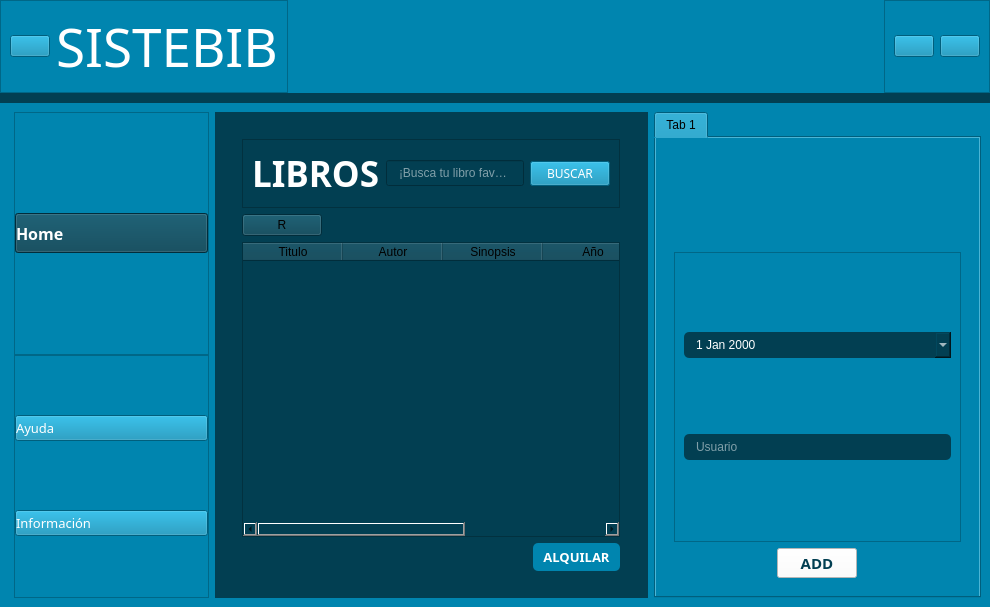
<?xml version='1.0' encoding='utf-8'?>
<ui version="4.0">
 <class>MainWindow</class>
 <widget class="QMainWindow" name="MainWindow">
  <property name="geometry">
   <rect>
    <x>0</x>
    <y>0</y>
    <width>990</width>
    <height>597</height>
   </rect>
  </property>
  <property name="windowTitle">
   <string>MainWindow</string>
  </property>
  <property name="styleSheet">
   <string notr="true" />
  </property>
  <widget class="QWidget" name="centralwidget">
   <property name="styleSheet">
    <string notr="true">background-color: rgb(2, 63, 82);
</string>
   </property>
   <layout class="QVBoxLayout" name="verticalLayout">
    <property name="spacing">
     <number>10</number>
    </property>
    <property name="leftMargin">
     <number>0</number>
    </property>
    <property name="topMargin">
     <number>0</number>
    </property>
    <property name="rightMargin">
     <number>0</number>
    </property>
    <property name="bottomMargin">
     <number>0</number>
    </property>
    <item alignment="Qt::AlignTop">
     <widget class="QWidget" name="header" native="true">
      <property name="styleSheet">
       <string notr="true">	background-color: rgb(0, 133, 175);</string>
      </property>
      <layout class="QHBoxLayout" name="horizontalLayout">
       <property name="spacing">
        <number>0</number>
       </property>
       <property name="leftMargin">
        <number>0</number>
       </property>
       <property name="topMargin">
        <number>0</number>
       </property>
       <property name="rightMargin">
        <number>0</number>
       </property>
       <property name="bottomMargin">
        <number>0</number>
       </property>
       <item alignment="Qt::AlignLeft">
        <widget class="QFrame" name="frameIzq">
         <property name="frameShape">
          <enum>QFrame::StyledPanel</enum>
         </property>
         <property name="frameShadow">
          <enum>QFrame::Raised</enum>
         </property>
         <layout class="QHBoxLayout" name="horizontalLayout_4">
          <item alignment="Qt::AlignLeft">
           <widget class="QPushButtonThemed" name="menubtn">
            <property name="cursor">
             <cursorShape>PointingHandCursor</cursorShape>
            </property>
            <property name="text">
             <string />
            </property>
            <property name="icon">
             <iconset>
              <normaloff>../../Qss/icons/Icons/feather/align-justify.png</normaloff>../../Qss/icons/Icons/feather/align-justify.png</iconset>
            </property>
            <property name="iconSize">
             <size>
              <width>40</width>
              <height>40</height>
             </size>
            </property>
           </widget>
          </item>
          <item>
           <widget class="QLabelThemed" name="label">
            <property name="font">
             <font>
              <family>Century Gothic</family>
              <pointsize>40</pointsize>
              <bold>false</bold>
             </font>
            </property>
            <property name="styleSheet">
             <string notr="true">color: rgb(255, 255, 255);</string>
            </property>
            <property name="text">
             <string>SISTEBIB</string>
            </property>
           </widget>
          </item>
         </layout>
        </widget>
       </item>
       <item alignment="Qt::AlignRight">
        <widget class="QFrame" name="frameDer">
         <property name="frameShape">
          <enum>QFrame::StyledPanel</enum>
         </property>
         <property name="frameShadow">
          <enum>QFrame::Raised</enum>
         </property>
         <layout class="QHBoxLayout" name="horizontalLayout_3">
          <item>
           <widget class="QPushButtonThemed" name="Settings">
            <property name="cursor">
             <cursorShape>PointingHandCursor</cursorShape>
            </property>
            <property name="text">
             <string />
            </property>
            <property name="icon">
             <iconset>
              <normaloff>../../Qss/icons/Icons/feather/settings.png</normaloff>../../Qss/icons/Icons/feather/settings.png</iconset>
            </property>
            <property name="iconSize">
             <size>
              <width>40</width>
              <height>40</height>
             </size>
            </property>
           </widget>
          </item>
          <item>
           <widget class="QPushButtonThemed" name="User">
            <property name="cursor">
             <cursorShape>PointingHandCursor</cursorShape>
            </property>
            <property name="text">
             <string />
            </property>
            <property name="icon">
             <iconset>
              <normaloff>../../Qss/icons/Icons/feather/user.png</normaloff>../../Qss/icons/Icons/feather/user.png</iconset>
            </property>
            <property name="iconSize">
             <size>
              <width>40</width>
              <height>40</height>
             </size>
            </property>
           </widget>
          </item>
         </layout>
        </widget>
       </item>
      </layout>
     </widget>
    </item>
    <item>
     <widget class="QWidget" name="mainBody" native="true">
      <property name="sizePolicy">
       <sizepolicy hsizetype="Preferred" vsizetype="Expanding">
        <horstretch>0</horstretch>
        <verstretch>0</verstretch>
       </sizepolicy>
      </property>
      <property name="minimumSize">
       <size>
        <width>990</width>
        <height>504</height>
       </size>
      </property>
      <property name="styleSheet">
       <string notr="true">	background-color: rgb(0, 133, 175);</string>
      </property>
      <layout class="QHBoxLayout" name="horizontalLayout_2">
       <item>
        <widget class="QCustomSlideMenu" name="MenuIzq" native="true">
         <property name="minimumSize">
          <size>
           <width>200</width>
           <height>0</height>
          </size>
         </property>
         <property name="maximumSize">
          <size>
           <width>0</width>
           <height>16777215</height>
          </size>
         </property>
         <layout class="QVBoxLayout" name="verticalLayout_3">
          <property name="spacing">
           <number>0</number>
          </property>
          <property name="leftMargin">
           <number>5</number>
          </property>
          <property name="topMargin">
           <number>0</number>
          </property>
          <property name="rightMargin">
           <number>0</number>
          </property>
          <property name="bottomMargin">
           <number>9</number>
          </property>
          <item>
           <widget class="QWidget" name="widget" native="true">
            <property name="minimumSize">
             <size>
              <width>195</width>
              <height>486</height>
             </size>
            </property>
            <layout class="QVBoxLayout" name="verticalLayout_4">
             <property name="spacing">
              <number>0</number>
             </property>
             <property name="leftMargin">
              <number>0</number>
             </property>
             <property name="topMargin">
              <number>0</number>
             </property>
             <property name="rightMargin">
              <number>0</number>
             </property>
             <property name="bottomMargin">
              <number>0</number>
             </property>
             <item>
              <widget class="QFrame" name="frame">
               <property name="frameShape">
                <enum>QFrame::StyledPanel</enum>
               </property>
               <property name="frameShadow">
                <enum>QFrame::Raised</enum>
               </property>
               <layout class="QVBoxLayout" name="verticalLayout_5">
                <property name="spacing">
                 <number>10</number>
                </property>
                <property name="leftMargin">
                 <number>0</number>
                </property>
                <property name="topMargin">
                 <number>0</number>
                </property>
                <property name="rightMargin">
                 <number>0</number>
                </property>
                <property name="bottomMargin">
                 <number>0</number>
                </property>
                <item>
                 <widget class="QPushButtonThemed" name="pushButton_2">
                  <property name="minimumSize">
                   <size>
                    <width>40</width>
                    <height>40</height>
                   </size>
                  </property>
                  <property name="font">
                   <font>
                    <family>Century Gothic</family>
                    <pointsize>12</pointsize>
                    <bold>true</bold>
                   </font>
                  </property>
                  <property name="styleSheet">
                   <string notr="true">text-align: left;
background-color: rgb(2, 63, 82);
color: rgb(255, 255, 255);
border-left-color: rgb(255, 255, 255);</string>
                  </property>
                  <property name="text">
                   <string>Home</string>
                  </property>
                  <property name="icon">
                   <iconset>
                    <normaloff>../Qss/icons/Icons/feather/home.png</normaloff>../Qss/icons/Icons/feather/home.png</iconset>
                  </property>
                  <property name="iconSize">
                   <size>
                    <width>40</width>
                    <height>40</height>
                   </size>
                  </property>
                 </widget>
                </item>
               </layout>
              </widget>
             </item>
             <item>
              <widget class="QFrame" name="frame_2">
               <property name="frameShape">
                <enum>QFrame::StyledPanel</enum>
               </property>
               <property name="frameShadow">
                <enum>QFrame::Raised</enum>
               </property>
               <layout class="QVBoxLayout" name="verticalLayout_6">
                <property name="spacing">
                 <number>10</number>
                </property>
                <property name="leftMargin">
                 <number>0</number>
                </property>
                <property name="topMargin">
                 <number>0</number>
                </property>
                <property name="rightMargin">
                 <number>0</number>
                </property>
                <property name="bottomMargin">
                 <number>0</number>
                </property>
                <item>
                 <widget class="QPushButtonThemed" name="Ayuda">
                  <property name="font">
                   <font>
                    <family>Century Gothic</family>
                    <pointsize>10</pointsize>
                   </font>
                  </property>
                  <property name="cursor">
                   <cursorShape>PointingHandCursor</cursorShape>
                  </property>
                  <property name="styleSheet">
                   <string notr="true">text-align: left;
color: rgb(255, 255, 255);</string>
                  </property>
                  <property name="text">
                   <string>Ayuda</string>
                  </property>
                  <property name="icon">
                   <iconset>
                    <normaloff>../../Qss/icons/Icons/material_design/help.png</normaloff>../../Qss/icons/Icons/material_design/help.png</iconset>
                  </property>
                  <property name="iconSize">
                   <size>
                    <width>30</width>
                    <height>30</height>
                   </size>
                  </property>
                 </widget>
                </item>
                <item>
                 <widget class="QPushButtonThemed" name="Informacion">
                  <property name="font">
                   <font>
                    <family>Century Gothic</family>
                    <pointsize>10</pointsize>
                   </font>
                  </property>
                  <property name="cursor">
                   <cursorShape>PointingHandCursor</cursorShape>
                  </property>
                  <property name="styleSheet">
                   <string notr="true">text-align: left;
color: rgb(255, 255, 255);</string>
                  </property>
                  <property name="text">
                   <string>Información</string>
                  </property>
                  <property name="icon">
                   <iconset>
                    <normaloff>../../Qss/icons/Icons/material_design/info.png</normaloff>../../Qss/icons/Icons/material_design/info.png</iconset>
                  </property>
                  <property name="iconSize">
                   <size>
                    <width>30</width>
                    <height>30</height>
                   </size>
                  </property>
                 </widget>
                </item>
               </layout>
              </widget>
             </item>
            </layout>
           </widget>
          </item>
         </layout>
        </widget>
       </item>
       <item>
        <widget class="QWidget" name="Body" native="true">
         <property name="styleSheet">
          <string notr="true">background-color: rgb(2, 63, 82);</string>
         </property>
         <layout class="QVBoxLayout" name="verticalLayout_2">
          <property name="rightMargin">
           <number>10</number>
          </property>
          <item>
           <widget class="QCustomStackedWidget" name="mainPages">
            <property name="currentIndex">
             <number>0</number>
            </property>
            <widget class="QWidget" name="HomeP">
             <layout class="QVBoxLayout" name="verticalLayout_20">
              <item>
               <widget class="QWidget" name="widget_6" native="true">
                <layout class="QVBoxLayout" name="verticalLayout_19">
                 <item>
                  <widget class="QFrame" name="frame_7">
                   <property name="frameShape">
                    <enum>QFrame::StyledPanel</enum>
                   </property>
                   <property name="frameShadow">
                    <enum>QFrame::Raised</enum>
                   </property>
                   <layout class="QHBoxLayout" name="horizontalLayout_7">
                    <item>
                     <widget class="QLabelThemed" name="label_8">
                      <property name="font">
                       <font>
                        <family>Century Gothic</family>
                        <pointsize>26</pointsize>
                        <bold>true</bold>
                       </font>
                      </property>
                      <property name="styleSheet">
                       <string notr="true">color: rgb(255, 255, 255);</string>
                      </property>
                      <property name="text">
                       <string>LIBROS</string>
                      </property>
                     </widget>
                    </item>
                    <item>
                     <widget class="QLineEdit" name="Buscar_Libro">
                      <property name="styleSheet">
                       <string notr="true">color: rgb(255, 255, 255);
font: 700 8pt "Century Gothic";
border-color: rgb(255, 255, 255);
padding: 4px 10px;</string>
                      </property>
                      <property name="placeholderText">
                       <string>¡Busca tu libro favorito!</string>
                      </property>
                     </widget>
                    </item>
                    <item>
                     <widget class="QPushButtonThemed" name="buscar_libro">
                      <property name="font">
                       <font>
                        <family>Century Gothic</family>
                       </font>
                      </property>
                      <property name="styleSheet">
                       <string notr="true">background-color: rgb(0, 133, 175);
color: rgb(255, 255, 255);</string>
                      </property>
                      <property name="text">
                       <string>BUSCAR</string>
                      </property>
                      <property name="icon">
                       <iconset>
                        <normaloff>../Qss/icons/Icons/feather/search.png</normaloff>../Qss/icons/Icons/feather/search.png</iconset>
                      </property>
                      <property name="iconSize">
                       <size>
                        <width>20</width>
                        <height>20</height>
                       </size>
                      </property>
                     </widget>
                    </item>
                   </layout>
                  </widget>
                 </item>
                 <item alignment="Qt::AlignLeft">
                  <widget class="QPushButtonThemed" name="refresh">
                   <property name="text">
                    <string>R</string>
                   </property>
                  </widget>
                 </item>
                 <item>
                  <widget class="QTableWidget" name="HomeTable">
                   <column>
                    <property name="text">
                     <string>Titulo</string>
                    </property>
                   </column>
                   <column>
                    <property name="text">
                     <string>Autor</string>
                    </property>
                   </column>
                   <column>
                    <property name="text">
                     <string>Sinopsis</string>
                    </property>
                   </column>
                   <column>
                    <property name="text">
                     <string>Año</string>
                    </property>
                   </column>
                   <column>
                    <property name="text">
                     <string>Genero</string>
                    </property>
                   </column>
                  </widget>
                 </item>
                 <item alignment="Qt::AlignRight">
                  <widget class="QPushButtonThemed" name="alquilar_btn">
                   <property name="font">
                    <font>
                     <family>Century Gothic</family>
                     <pointsize>10</pointsize>
                     <bold>true</bold>
                    </font>
                   </property>
                   <property name="cursor">
                    <cursorShape>OpenHandCursor</cursorShape>
                   </property>
                   <property name="styleSheet">
                    <string notr="true">
background-color: rgb(0, 133, 175);
padding: 5px 10px;
border-radius: 5px;

color: rgb(255, 255, 255);</string>
                   </property>
                   <property name="text">
                    <string>ALQUILAR</string>
                   </property>
                   <property name="icon">
                    <iconset>
                     <normaloff>../Qss/icons/Icons/feather/shopping-cart.png</normaloff>../Qss/icons/Icons/feather/shopping-cart.png</iconset>
                   </property>
                   <property name="iconSize">
                    <size>
                     <width>20</width>
                     <height>20</height>
                    </size>
                   </property>
                  </widget>
                 </item>
                </layout>
               </widget>
              </item>
             </layout>
            </widget>
            <widget class="QWidget" name="prestamosP">
             <layout class="QVBoxLayout" name="verticalLayout_10">
              <item>
               <widget class="QWidget" name="widget_3" native="true">
                <layout class="QVBoxLayout" name="verticalLayout_11">
                 <item>
                  <widget class="QFrame" name="frame_4">
                   <property name="frameShape">
                    <enum>QFrame::StyledPanel</enum>
                   </property>
                   <property name="frameShadow">
                    <enum>QFrame::Raised</enum>
                   </property>
                   <layout class="QHBoxLayout" name="horizontalLayout_5">
                    <item alignment="Qt::AlignLeft">
                     <widget class="QLabelThemed" name="label_3">
                      <property name="font">
                       <font>
                        <family>Century Gothic</family>
                        <pointsize>28</pointsize>
                        <bold>true</bold>
                       </font>
                      </property>
                      <property name="styleSheet">
                       <string notr="true">color: rgb(255, 255, 255);</string>
                      </property>
                      <property name="text">
                       <string>PRESTAMOS</string>
                      </property>
                      <property name="alignment">
                       <set>Qt::AlignCenter</set>
                      </property>
                     </widget>
                    </item>
                    <item alignment="Qt::AlignRight">
                     <widget class="QPushButtonThemed" name="showForm">
                      <property name="font">
                       <font>
                        <family>Century Gothic</family>
                        <pointsize>11</pointsize>
                        <bold>true</bold>
                       </font>
                      </property>
                      <property name="cursor">
                       <cursorShape>PointingHandCursor</cursorShape>
                      </property>
                      <property name="styleSheet">
                       <string notr="true">color: rgb(255, 255, 255);
background-color: rgb(2, 63, 82);</string>
                      </property>
                      <property name="text">
                       <string>Añadir Prestamo</string>
                      </property>
                      <property name="icon">
                       <iconset>
                        <normaloff>../../../../Qss/icons/Icons/feather/log-in.png</normaloff>../../../../Qss/icons/Icons/feather/log-in.png</iconset>
                      </property>
                      <property name="iconSize">
                       <size>
                        <width>24</width>
                        <height>24</height>
                       </size>
                      </property>
                     </widget>
                    </item>
                   </layout>
                  </widget>
                 </item>
                 <item alignment="Qt::AlignLeft">
                  <widget class="QPushButtonThemed" name="refresh_prestamos">
                   <property name="text">
                    <string>R</string>
                   </property>
                  </widget>
                 </item>
                 <item>
                  <widget class="QTableWidget" name="prestamos_tabla">
                   <column>
                    <property name="text">
                     <string>CODIGO</string>
                    </property>
                   </column>
                   <column>
                    <property name="text">
                     <string>FECHA PRESTAMO</string>
                    </property>
                   </column>
                   <column>
                    <property name="text">
                     <string>FECHA DEVOLUCION</string>
                    </property>
                   </column>
                   <column>
                    <property name="text">
                     <string>LIBRO</string>
                    </property>
                   </column>
                   <column>
                    <property name="text">
                     <string>USUARIO</string>
                    </property>
                   </column>
                  </widget>
                 </item>
                </layout>
               </widget>
              </item>
             </layout>
            </widget>
            <widget class="QWidget" name="catalogoP">
             <layout class="QVBoxLayout" name="verticalLayout_13">
              <item>
               <widget class="QWidget" name="widget_4" native="true">
                <layout class="QVBoxLayout" name="verticalLayout_14">
                 <item>
                  <widget class="QFrame" name="frame_5">
                   <property name="frameShape">
                    <enum>QFrame::StyledPanel</enum>
                   </property>
                   <property name="frameShadow">
                    <enum>QFrame::Raised</enum>
                   </property>
                   <layout class="QHBoxLayout" name="horizontalLayout_6">
                    <item>
                     <widget class="QLabelThemed" name="label_5">
                      <property name="font">
                       <font>
                        <family>Century Gothic</family>
                        <pointsize>28</pointsize>
                        <bold>true</bold>
                       </font>
                      </property>
                      <property name="styleSheet">
                       <string notr="true">color: rgb(255, 255, 255);</string>
                      </property>
                      <property name="text">
                       <string>CATALOGO</string>
                      </property>
                      <property name="alignment">
                       <set>Qt::AlignCenter</set>
                      </property>
                     </widget>
                    </item>
                    <item alignment="Qt::AlignRight">
                     <widget class="QPushButtonThemed" name="showFormC">
                      <property name="text">
                       <string>Añadir Libro</string>
                      </property>
                     </widget>
                    </item>
                   </layout>
                  </widget>
                 </item>
                 <item>
                  <widget class="QLineEdit" name="Buscar_Catalogo" />
                 </item>
                 <item alignment="Qt::AlignLeft">
                  <widget class="QPushButtonThemed" name="refresh_catalogo">
                   <property name="text">
                    <string>R</string>
                   </property>
                  </widget>
                 </item>
                 <item>
                  <widget class="QTableWidget" name="tableWidget_2">
                   <column>
                    <property name="text">
                     <string>ISBN</string>
                    </property>
                   </column>
                   <column>
                    <property name="text">
                     <string>TITULO</string>
                    </property>
                   </column>
                   <column>
                    <property name="text">
                     <string>GENERO</string>
                    </property>
                   </column>
                   <column>
                    <property name="text">
                     <string>AUTOR</string>
                    </property>
                   </column>
                   <column>
                    <property name="text">
                     <string>AÑO DE PUBLICACIÓN</string>
                    </property>
                   </column>
                   <column>
                    <property name="text">
                     <string>DISPONIBLE</string>
                    </property>
                   </column>
                   <column>
                    <property name="text">
                     <string>FORMATO</string>
                    </property>
                   </column>
                   <column>
                    <property name="text">
                     <string>COPIAS</string>
                    </property>
                   </column>
                   <column>
                    <property name="text">
                     <string>IDIOMA</string>
                    </property>
                   </column>
                   <column>
                    <property name="text">
                     <string>RESUMEN</string>
                    </property>
                   </column>
                   <column>
                    <property name="text">
                     <string>UBICACIÓN/PASILLO</string>
                    </property>
                   </column>
                   <column>
                    <property name="text">
                     <string>ESTADO</string>
                    </property>
                   </column>
                  </widget>
                 </item>
                </layout>
               </widget>
              </item>
             </layout>
            </widget>
            <widget class="QWidget" name="reportesP">
             <widget class="QLabelThemed" name="label_2">
              <property name="geometry">
               <rect>
                <x>50</x>
                <y>30</y>
                <width>231</width>
                <height>71</height>
               </rect>
              </property>
              <property name="font">
               <font>
                <family>Century Gothic</family>
                <pointsize>28</pointsize>
                <bold>true</bold>
               </font>
              </property>
              <property name="styleSheet">
               <string notr="true">color: rgb(255, 255, 255);</string>
              </property>
              <property name="text">
               <string>REPORTES</string>
              </property>
              <property name="alignment">
               <set>Qt::AlignCenter</set>
              </property>
             </widget>
            </widget>
            <widget class="QWidget" name="ayudaP">
             <layout class="QVBoxLayout" name="verticalLayout_12">
              <item>
               <widget class="QLabelThemed" name="label_6">
                <property name="font">
                 <font>
                  <family>Century Gothic</family>
                  <pointsize>28</pointsize>
                  <bold>true</bold>
                 </font>
                </property>
                <property name="styleSheet">
                 <string notr="true">color: rgb(255, 255, 255);</string>
                </property>
                <property name="text">
                 <string>AYUDA</string>
                </property>
                <property name="alignment">
                 <set>Qt::AlignCenter</set>
                </property>
               </widget>
              </item>
             </layout>
            </widget>
            <widget class="QWidget" name="infoP">
             <layout class="QGridLayout" name="gridLayout">
              <item row="0" column="0">
               <widget class="QWidget" name="widget_7" native="true">
                <widget class="QLabelThemed" name="label_4">
                 <property name="geometry">
                  <rect>
                   <x>70</x>
                   <y>30</y>
                   <width>264</width>
                   <height>45</height>
                  </rect>
                 </property>
                 <property name="font">
                  <font>
                   <family>Century Gothic</family>
                   <pointsize>28</pointsize>
                   <bold>true</bold>
                  </font>
                 </property>
                 <property name="styleSheet">
                  <string notr="true">color: rgb(255, 255, 255);</string>
                 </property>
                 <property name="text">
                  <string>INFORMACIÓN</string>
                 </property>
                 <property name="alignment">
                  <set>Qt::AlignCenter</set>
                 </property>
                </widget>
               </widget>
              </item>
             </layout>
            </widget>
           </widget>
          </item>
         </layout>
        </widget>
       </item>
       <item>
        <widget class="QCustomSlideMenu" name="MenuDer" native="true">
         <property name="minimumSize">
          <size>
           <width>200</width>
           <height>0</height>
          </size>
         </property>
         <layout class="QVBoxLayout" name="verticalLayout_7">
          <property name="spacing">
           <number>0</number>
          </property>
          <property name="leftMargin">
           <number>0</number>
          </property>
          <property name="topMargin">
           <number>0</number>
          </property>
          <property name="rightMargin">
           <number>0</number>
          </property>
          <property name="bottomMargin">
           <number>0</number>
          </property>
          <item>
           <widget class="QTabWidget" name="Menu_Der">
            <property name="currentIndex">
             <number>0</number>
            </property>
            <widget class="QWidget" name="tab">
             <attribute name="title">
              <string>Tab 1</string>
             </attribute>
             <layout class="QVBoxLayout" name="verticalLayout_15">
              <item>
               <widget class="QWidget" name="widget_2" native="true">
                <layout class="QVBoxLayout" name="verticalLayout_8">
                 <item alignment="Qt::AlignHCenter">
                  <widget class="QLabelThemed" name="title">
                   <property name="minimumSize">
                    <size>
                     <width>70</width>
                     <height>70</height>
                    </size>
                   </property>
                   <property name="maximumSize">
                    <size>
                     <width>90</width>
                     <height>90</height>
                    </size>
                   </property>
                   <property name="text">
                    <string />
                   </property>
                   <property name="pixmap">
                    <pixmap>../../../../Qss/icons/Icons/feather/file-plus.png</pixmap>
                   </property>
                  </widget>
                 </item>
                 <item>
                  <widget class="QFrame" name="frame_3">
                   <property name="frameShape">
                    <enum>QFrame::StyledPanel</enum>
                   </property>
                   <property name="frameShadow">
                    <enum>QFrame::Raised</enum>
                   </property>
                   <layout class="QVBoxLayout" name="verticalLayout_9">
                    <item>
                     <widget class="QDateEdit" name="fecha_devolucion">
                      <property name="styleSheet">
                       <string notr="true">background-color: rgb(2, 63, 82);
padding: 5px 10px;
border-radius: 5px;

color: rgb(255, 255, 255);</string>
                      </property>
                      <property name="calendarPopup">
                       <bool>true</bool>
                      </property>
                     </widget>
                    </item>
                    <item>
                     <widget class="QLineEdit" name="usuario_LE">
                      <property name="styleSheet">
                       <string notr="true">background-color: rgb(2, 63, 82);
padding: 5px 10px;
border-radius: 5px;
color: rgb(255, 255, 255);</string>
                      </property>
                      <property name="placeholderText">
                       <string>Usuario</string>
                      </property>
                     </widget>
                    </item>
                   </layout>
                  </widget>
                 </item>
                 <item alignment="Qt::AlignHCenter">
                  <widget class="QPushButtonThemed" name="Add">
                   <property name="font">
                    <font>
                     <family>Century Gothic</family>
                     <pointsize>11</pointsize>
                     <bold>true</bold>
                    </font>
                   </property>
                   <property name="cursor">
                    <cursorShape>PointingHandCursor</cursorShape>
                   </property>
                   <property name="styleSheet">
                    <string notr="true">background-color: rgb(255, 255, 255);
color: rgb(2, 63, 82);
</string>
                   </property>
                   <property name="text">
                    <string>ADD</string>
                   </property>
                   <property name="icon">
                    <iconset>
                     <normaloff>../../../../Qss/icons/Icons/feather/check-square.png</normaloff>../../../../Qss/icons/Icons/feather/check-square.png</iconset>
                   </property>
                   <property name="iconSize">
                    <size>
                     <width>25</width>
                     <height>25</height>
                    </size>
                   </property>
                  </widget>
                 </item>
                </layout>
               </widget>
              </item>
             </layout>
            </widget>
           </widget>
          </item>
         </layout>
        </widget>
       </item>
      </layout>
     </widget>
    </item>
   </layout>
  </widget>
 </widget>
 <customwidgets>
  <customwidget>
   <class>QCustomSlideMenu</class>
   <extends>QWidget</extends>
   <header location="global">Custom_Widgets.Widgets.h</header>
   <container>1</container>
  </customwidget>
  <customwidget>
   <class>QPushButtonThemed</class>
   <extends>QPushButton</extends>
   <header>Custom_Widgets.Theme.h</header>
   <container>1</container>
  </customwidget>
  <customwidget>
   <class>QLabelThemed</class>
   <extends>QLabel</extends>
   <header>Custom_Widgets.Theme.h</header>
   <container>1</container>
  </customwidget>
  <customwidget>
   <class>QCustomStackedWidget</class>
   <extends>QStackedWidget</extends>
   <header location="global">Custom_Widgets.Widgets.h</header>
   <container>1</container>
  </customwidget>
 </customwidgets>
 <connections />
</ui>
